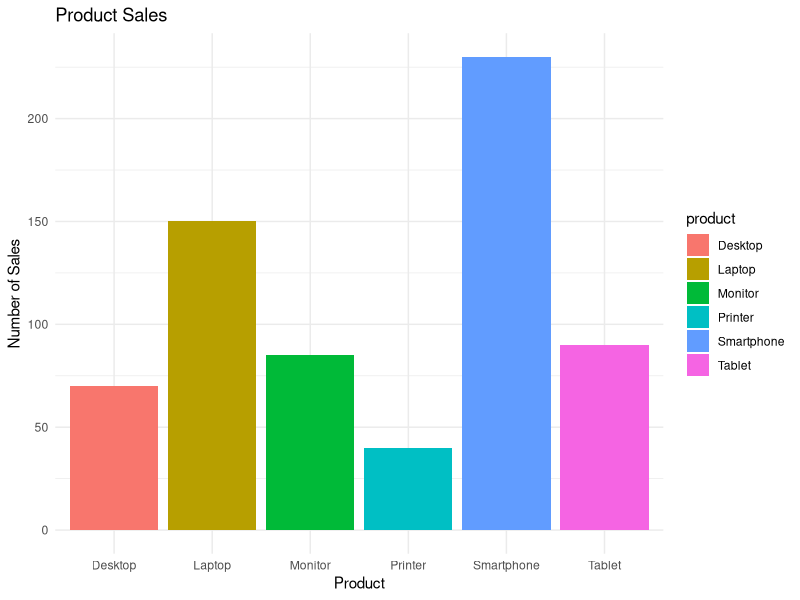

This chart was generated by the following R code:
library(ggplot2)

# Új adatkeret: különböző termékek eladásai
sales_data <- data.frame(
  product = c("Laptop", "Tablet", "Smartphone", "Desktop", "Monitor", "Printer"),
  sales = c(150, 90, 230, 70, 85, 40)
)

# Oszlopdiagram az eladásokról
ggplot(sales_data, aes(x = product, y = sales, fill = product)) +
  geom_bar(stat = "identity") +
  labs(title = "Product Sales", x = "Product", y = "Number of Sales") +
  theme_minimal()

# Átlagos eladás kiszámítása
average_sales <- mean(sales_data$sales)
print(paste("Az átlagos eladás:", average_sales))

# Legjobban fogyó termék meghatározása
best_selling <- sales_data$product[which.max(sales_data$sales)]
print(paste("A legjobban fogyó termék:", best_selling))
